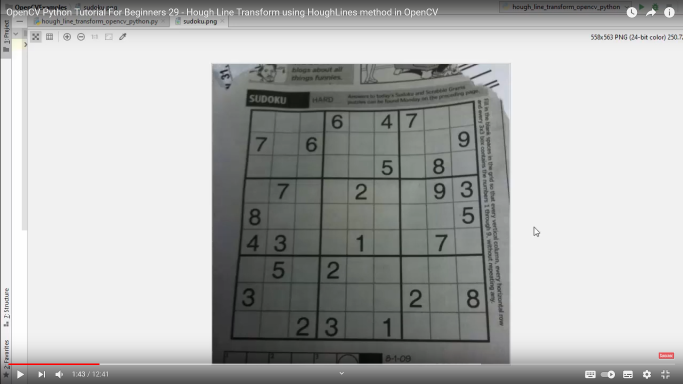
#> input picture resources/Screenshot (89).png, 1366 x 768 px, found by its file name (shown at 1/2 size)
$ python chapter5.py
#> lines starting #> are read from the running program, lines starting #| are printed output that depends on the picture; after the words box and inside, x2 and y2 are one past the last pixel; in counts of white or black regions, pixels touching at a corner belong together
import cv2
import numpy as np


img = cv2.imread("Resources/Screenshot (89).png")
#> img is the input picture: shape (768, 1366, 3); mean B, G, R 176.9, 178, 176.9

width,height = 750,750
pts1 = np.float32([[522,209],[949,200],[463,674],[977,681]])
pts2 = np.float32([[0,0],[width,0],[0,height],[width,height]])
matrix = cv2.getPerspectiveTransform(pts1,pts2)
imgOutput = cv2.warpPerspective(img,matrix,(width,height))
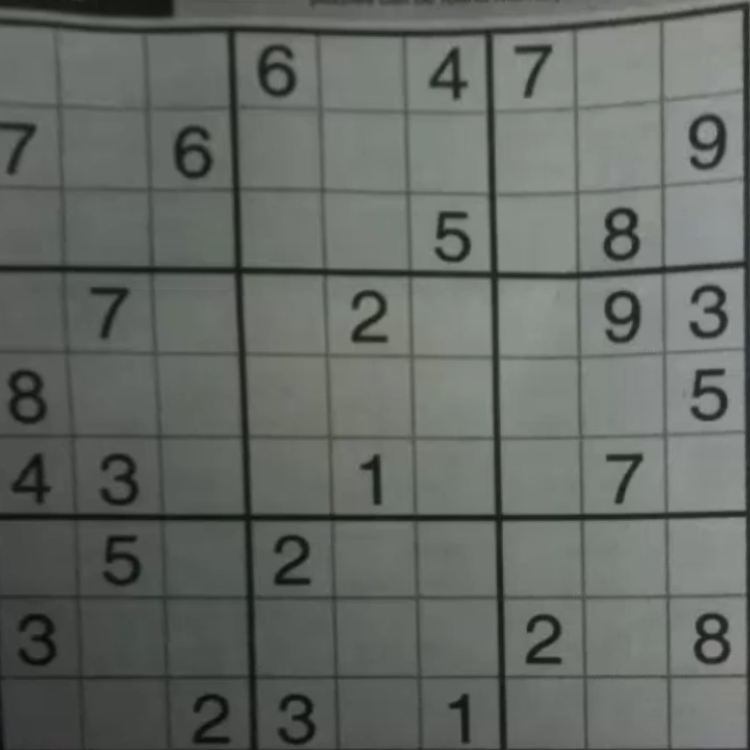
#> imgOutput: shape (750, 750, 3); mean B, G, R 101, 105.3, 100.7

gray = cv2.cvtColor(imgOutput, cv2.COLOR_BGR2GRAY)
edges = cv2.Canny(imgOutput,10,30,apertureSize = 3)
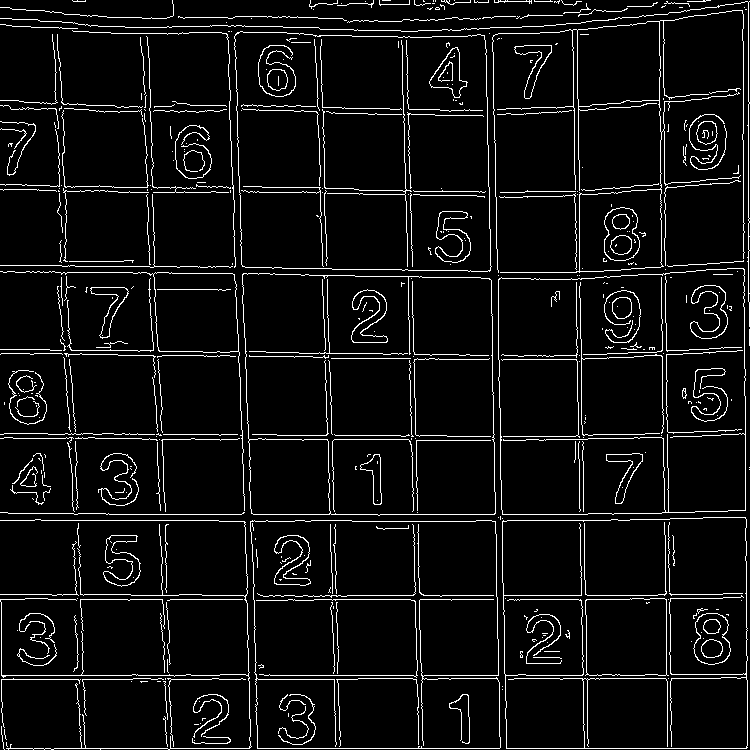
#> edges: shape (750, 750); 6.2% white in thin lines or dots
cv2.imshow('edges', edges)
lines = cv2.HoughLinesP(edges,1,np.pi/180,100,minLineLength=100,maxLineGap=10)
#> lines = 55 rows, first 6: [3, 748, 746, 748], [246, 675, 644, 675], [48, 599, 253, 599], [494, 109, 497, 269], [253, 514, 587, 514], [489, 187, 491, 315]
for line in lines:
    x1,y1,x2,y2 = line[0]
    cv2.line(imgOutput,(x1,y1),(x2,y2),(0,255,0),2)
#> this loop made 55 passes
#> (x1, y1, x2, y2) on passes 1 to 12: (3, 748, 746, 748), (246, 675, 644, 675), (48, 599, 253, 599), (494, 109, 497, 269), (253, 514, 587, 514), (489, 187, 491, 315), (260, 595, 671, 595), (1, 679, 132, 679), (575, 189, 576, 302), (0, 520, 218, 520), (236, 106, 248, 442), (438, 678, 720, 678)
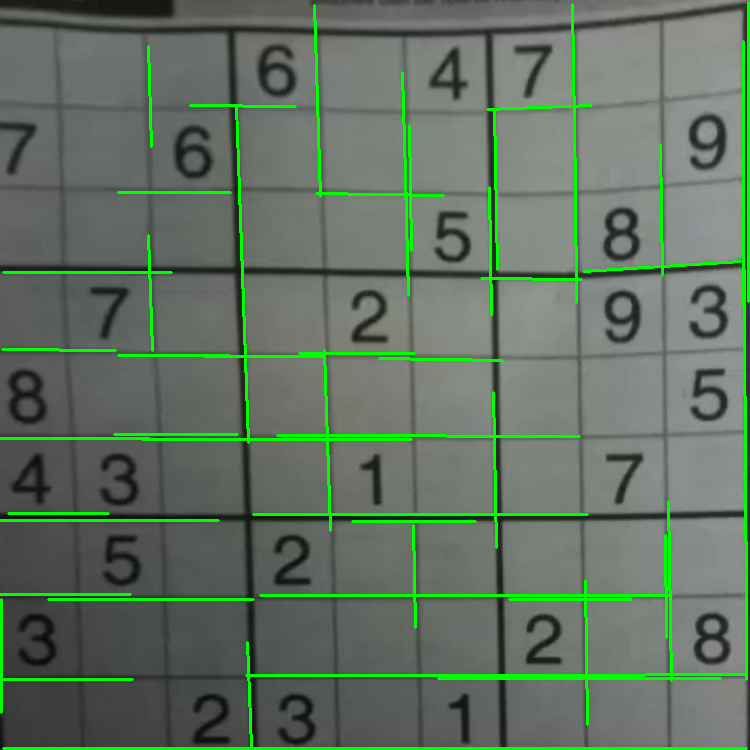
#> imgOutput: shape (750, 750, 3); 5.01% of pixels changed, all inside (x1, y1, x2, y2) = (0, 1, 750, 750)


cv2.imshow('image', imgOutput)
k = cv2.waitKey(0)
#> (key Esc is pressed here)
cv2.destroyAllWindows()

cv2.imshow("Image",imgOutput)
cv2.imshow("Output",imgOutput)

cv2.waitKey(0)
